Frame 1 (no input): blank canvas, image omitted
Frame 60 (no input): blank canvas, image omitted
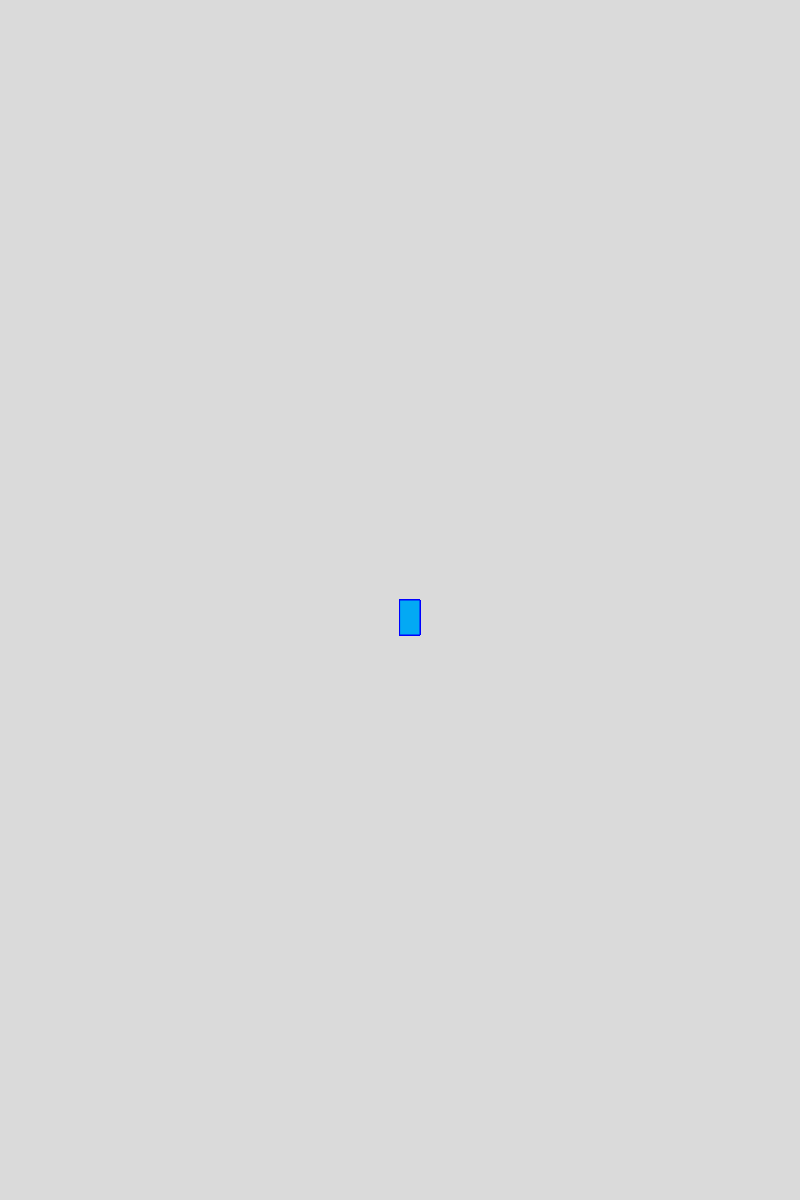
Frame 120 (the mouse pressed at the canvas centre since frame 60)

The p5.js sketch whose frames 1 and 60 were blank and that drew this single picture after the mouse press (run headless with seeded random() and noise() and a simulated clock; from frame 60 on, the mouse is pressed at the canvas centre):

// p5.js sketch
// ── sketch.js
function setup() {
  createCanvas(800, 1200);
  background("rgb(218,218,218)")
}

function draw() {
  stroke("blue");
  fill("#03A9F4");
  
  
  if (mouseIsPressed) {
    rect(mouseX, mouseY, 20, 35);
  }
}
